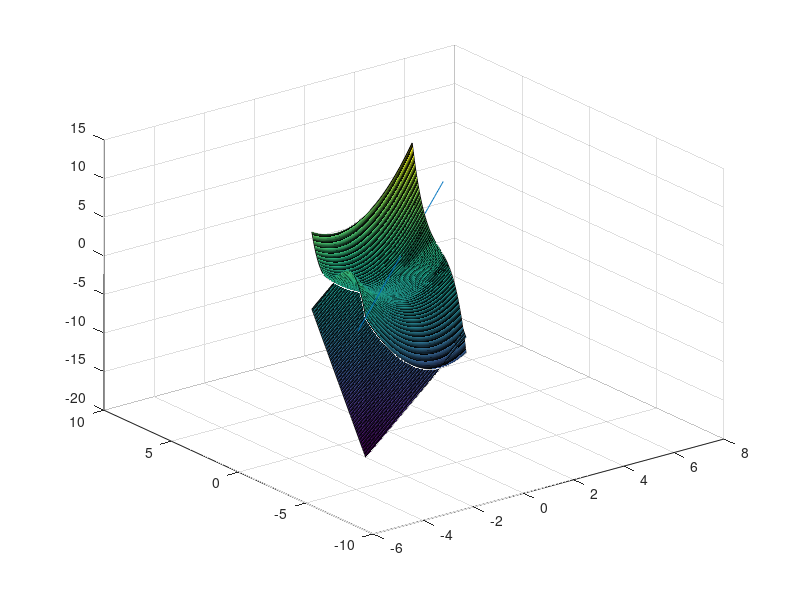

Write the MATLAB code that produced this figure.
clc;
clear;

x1=linspace(-2,2);
y1=linspace(-2,2);
[x2,y2]=meshgrid(x1,y1);
z=x2.^2 +x2.*y2 + y2.^3 -2;
surf(x2,y2,z);
hold on;

z=3.*x2 + 4.*y2 - 6;
surf(x2,y2,z);
hold on;

t=linspace(-2,2);
x=1-3*t;
y=1-4*t;
z=1+t;

plot3(x,y,z);
hold off;

